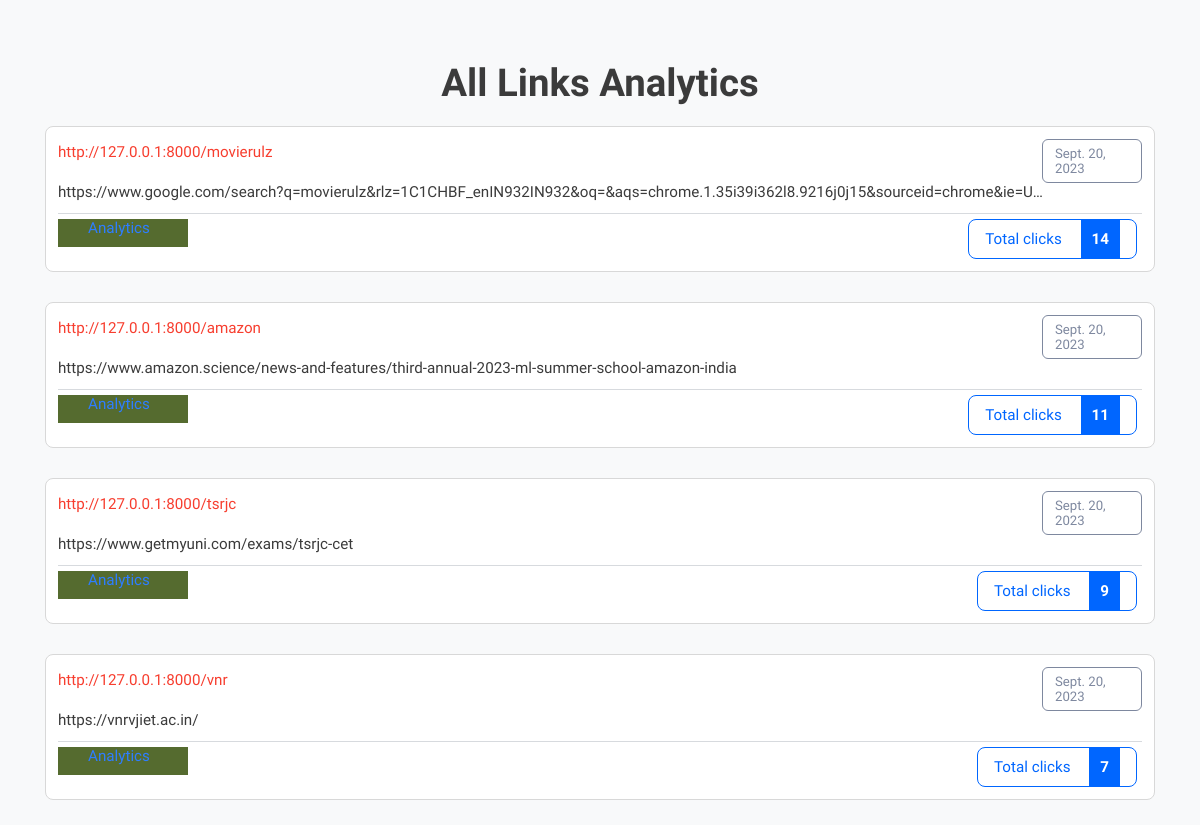
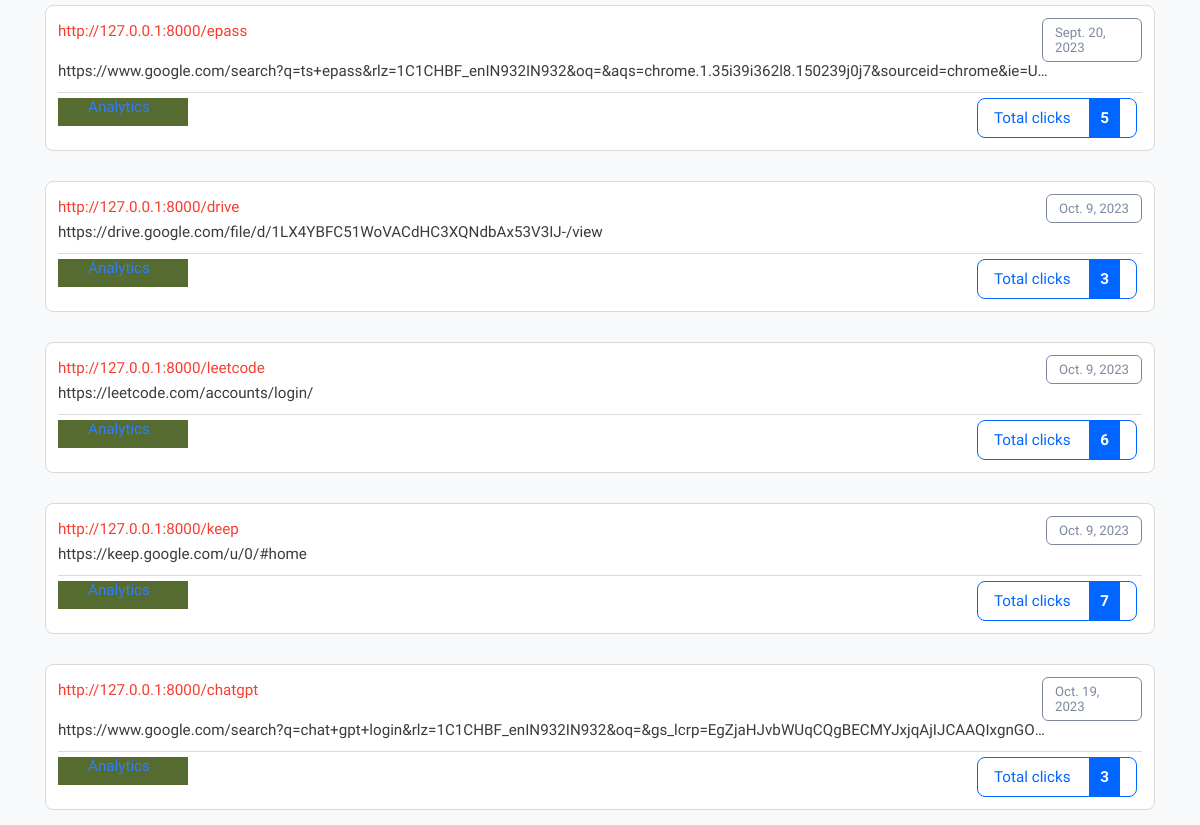
The app's page /all-analytics, older data (2 pictures, top to bottom).
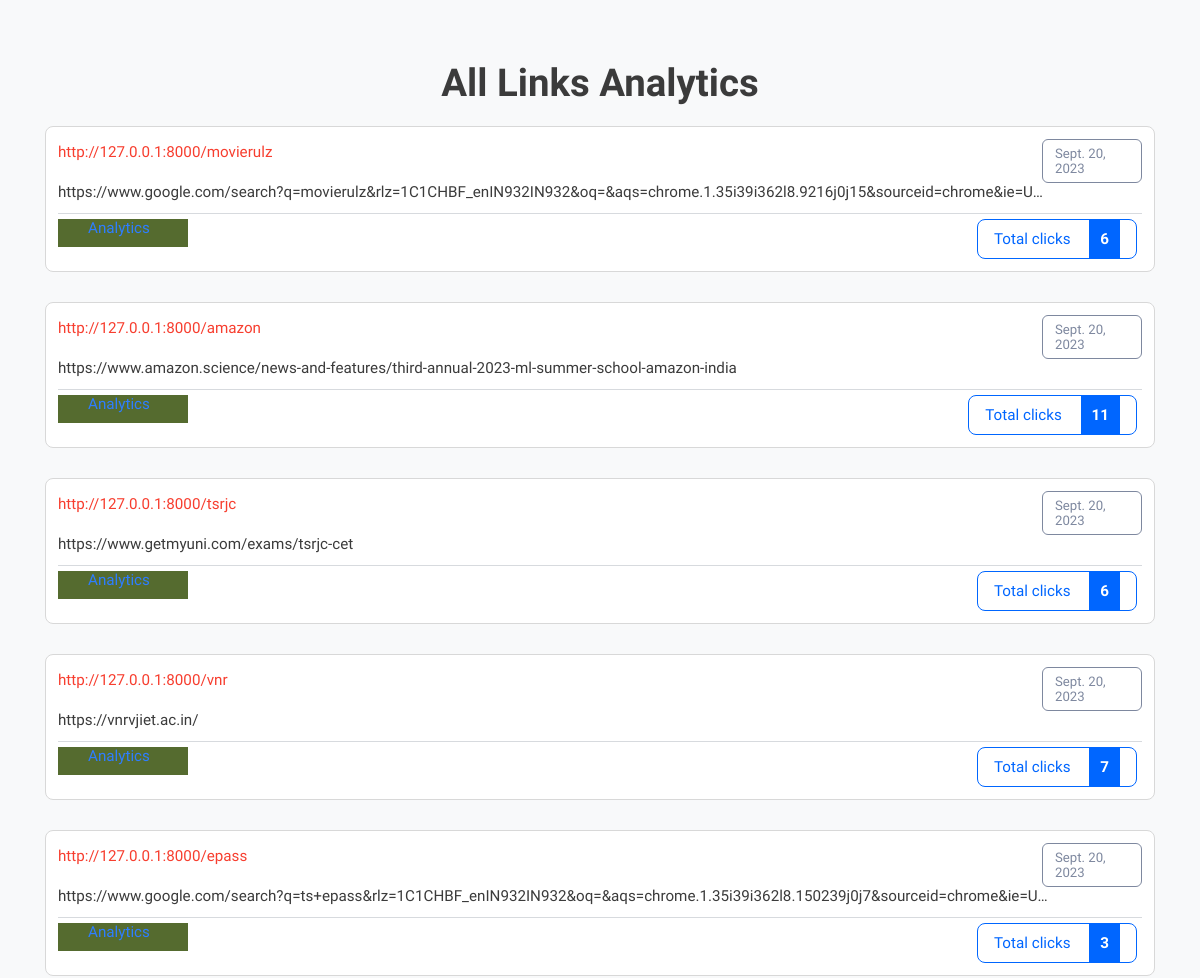
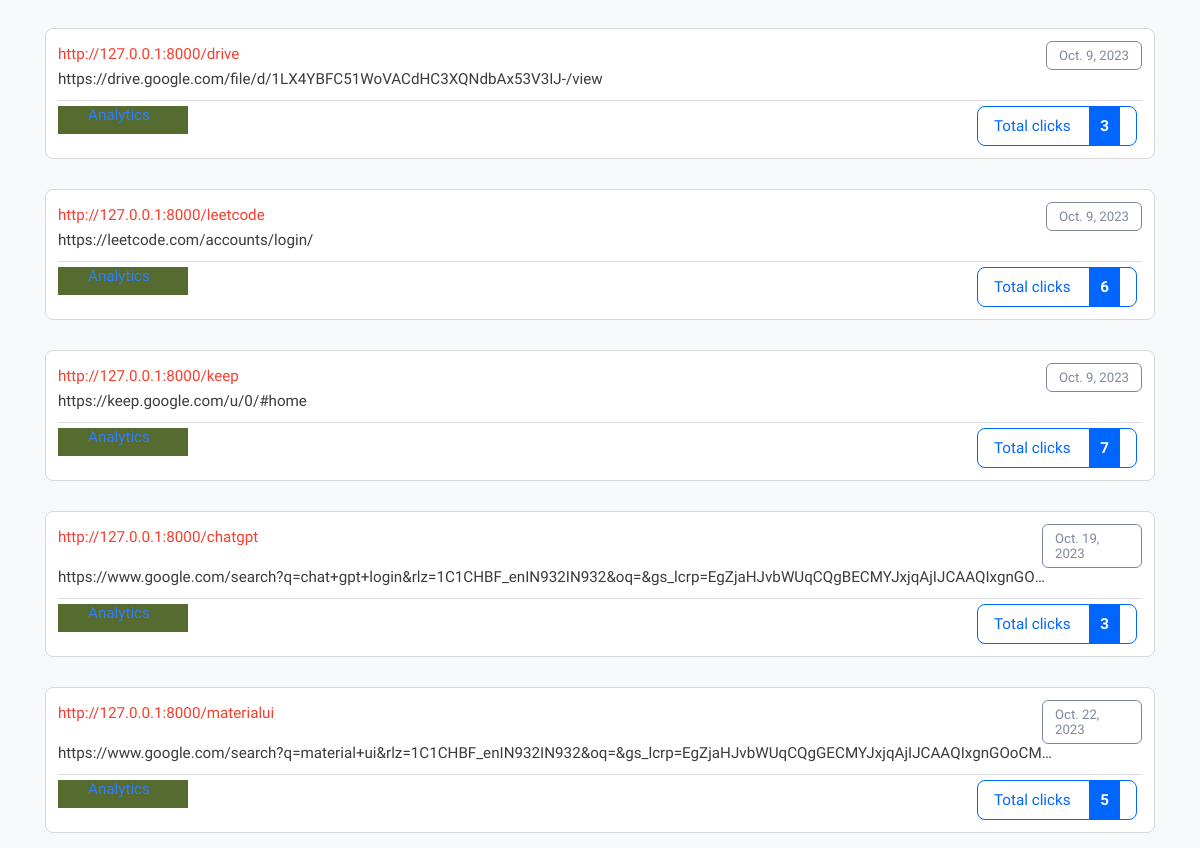
The same page, newer data (2 pictures, top to bottom).
### myapp/models.py (models this page shows)
class LongToShort(models.Model):
    long_url = models.URLField(max_length=500)
    short_url = models.CharField(max_length=50, unique=True)
    date = models.DateField(auto_now_add=True)
    clicks = models.IntegerField(default=0)
    mobile = models.IntegerField(default=0)
    desktop = models.IntegerField(default=0)

### myapp/views.py (the view)
# urls.py: path('all-analytics',views.all_analytics),
def all_analytics(request):
    rows = LongToShort.objects.all()
    context = {"rows": rows}
    return render(request, 'all-analytics.html', context)

### myapp/templates/all-analytics.html (shortened to what this page needs)
{% load static %}
<!DOCTYPE html>
<html lang="en" class="">
<head>
	<link rel="stylesheet" href="{% static 'bootstrap.min.css' %}" type="text/css" media="screen">
	<link rel="stylesheet" href="{% static 'style.css' %}" type="text/css" media="screen">
	<link rel="stylesheet" href="{% static 'single_analytics_style.css' %}" type="text/css" media="screen">
</head>
<body class="pace-done lout_stats30">
	<main id="content" role="main" class="wyniki wyniki_all">
		<div class="container">
			<div class="row">
				<div class="col-12 page_log_in mt-0">
					<h2 class="h1" style="text-align: center;">All Links Analytics</h2>
				</div>
			{% for obj in rows %}
				<div class="url_options url_stats_o" id="1">
					<p class="data_link">{{ obj.date }} </p>
					<p class="url_link"> {{ obj.long_url }}</p>
					<p id="link" class="link_element">
						<a href="{{ obj.short_url }}" class="short_url_l" target="blank">
							http://127.0.0.1:8000/{{ obj.short_url }}</a>
					</p>
					<div class="stats_total btn-cutt click_stats btn_norm">
						<div>Total clicks <strong class="allClicks">{{ obj.clicks }}</strong></div>
					</div>
					<div class="te">
						<a href="/analytics/{{ obj.short_url}}" target="_new">Analytics</a>
					</div>
				</div>
			{% endfor %}
			</div>
		</div>
	</main>
</body>
</html>

### myapp/static/single_analytics_style.css (style rules this page uses)
.te { display: flex; justify-content: flex-start; flex-direction: column; padding-left: 30px; padding-bottom: 10px; background-color: darkolivegreen; width: 130px; }

Row changes from the older to the newer data that the page shows:
changed LongToShort "movierulz": clicks "14" → "6"
changed LongToShort "https://www.getmyuni.com/exams/tsrjc-cet": clicks "9" → "6"
changed LongToShort "epass": clicks "5" → "3"
added LongToShort: date "Oct. 22, 2023", long_url "https://www.google.com/search?q=material+ui&rlz=1C1CHBF_enIN932IN932&oq=&gs_lcrp=EgZjaHJvbWUqCQgGECMYJxjqAjIJCAAQIxgnGOoCM…", short_url "materialui", clicks "5"
